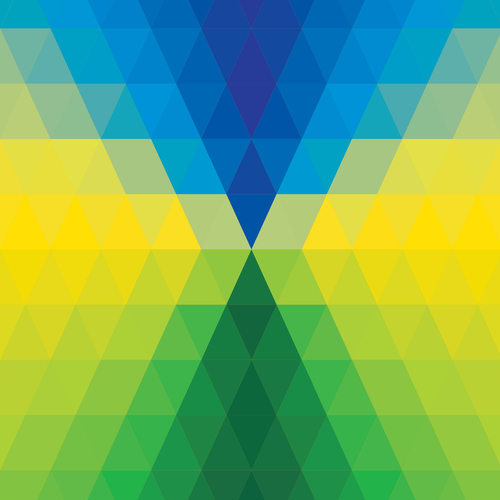
#> input picture Lessons/lesson3/wallpaper.jpg, 500 x 500 px
$ python lesson3.py
#> lines starting #> are read from the running program, lines starting #| are printed output that depends on the picture
import cv2 as cv


image = cv.imread("wallpaper.jpg")
#> image is the input picture: shape (500, 500, 3); mean B, G, R 97.3, 175, 114
b, g, r = cv.split(image)
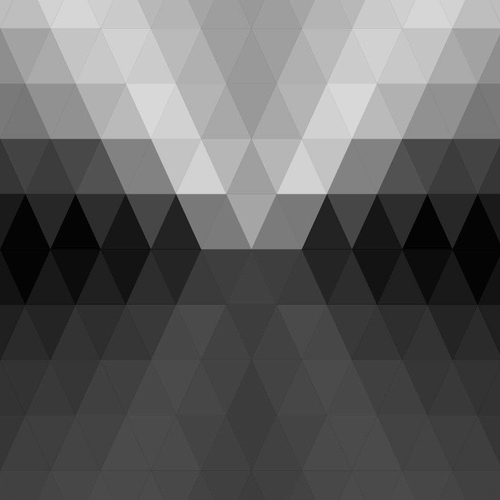
#> b: shape (500, 500); min 0, max 223, mean 97.3
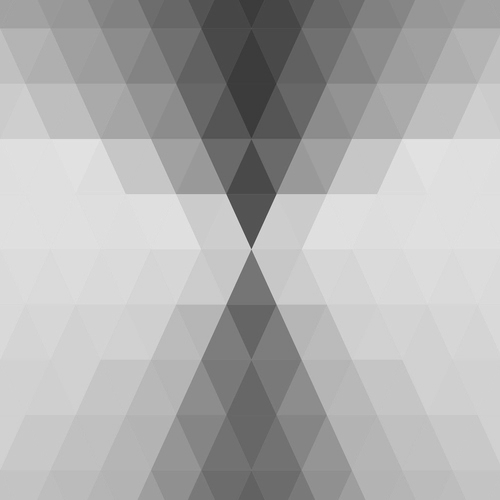
#> g: shape (500, 500); min 55, max 227, mean 175
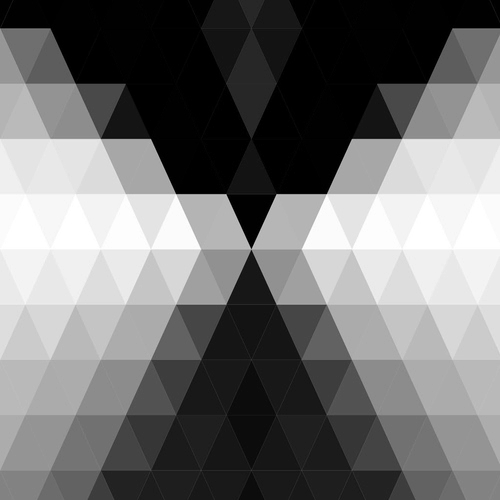
#> r: shape (500, 500); min 0, max 255, mean 114
image[:, :, 2] = 255
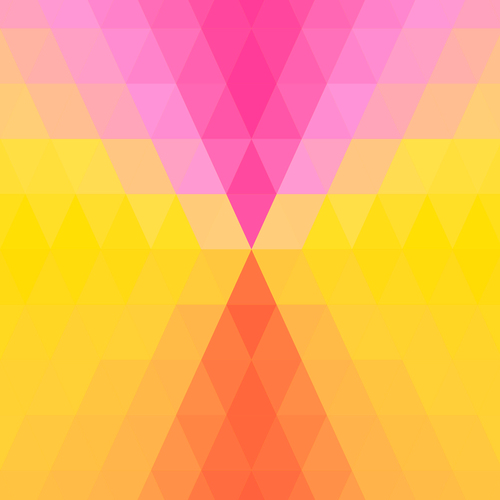
#> image: shape (500, 500, 3); mean B, G, R 97.3, 175, 255

# [15 lines of commented-out code are left out]

cv.imshow("Wallpaper Original", image)
cv.imshow("Wallpaper Blue", b)
cv.imshow("Wallpaper Green", g)
cv.imshow("Wallpaper Red", r)

# cv.imshow("Place", place)

cv.waitKey(0)
cv.destroyAllWindows()
